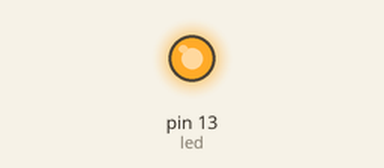
This sketch was run on a simulated Arduino Uno, built with avr-gcc and run on an emulated ATmega328P. On the bench: output pins drawn as LEDs (lit = HIGH).

Above: at 2.0 s.
At 7.0 s:
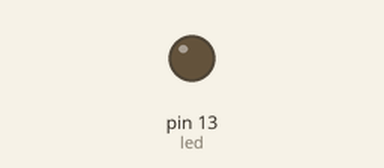
Timing chart, 0 to 9.8 s (numbered marks = the images above):
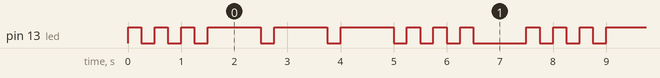

Measured:
- by itself, pin 13 (led): repeats every 7.5 s: 2 × (LOW 0.25 s, HIGH 0.25 s), 3 × (LOW 0.25 s, HIGH 1.0 s), 3 × (LOW 0.25 s, HIGH 0.25 s), LOW 1.0 s, HIGH 0.25 s
- by itself, everything shown: repeats every 7.5 s, in 18 steps

The sketch:

sos_blink.ino
```cpp
/*
  SOS Blink

  Uses a LED to send a SOS message
 */

// Arduino Uno - LED connected to pin 13
int led = 13;

void setup() {
  // Flag the LED pin as an output
  pinMode(led, OUTPUT);
}

void loop() {
  digitalWrite(led, HIGH);    // On
  delay(250);
  digitalWrite(led, LOW);     // Off
  delay(250);

  digitalWrite(led, HIGH);
  delay(250);
  digitalWrite(led, LOW);
  delay(250);

  digitalWrite(led, HIGH);
  delay(250);
  digitalWrite(led, LOW);
  delay(250);

  digitalWrite(led, HIGH);
  delay(1000);
  digitalWrite(led, LOW);
  delay(250);

  digitalWrite(led, HIGH);
  delay(1000);
  digitalWrite(led, LOW);
  delay(250);

  digitalWrite(led, HIGH);
  delay(1000);
  digitalWrite(led, LOW);
  delay(250);

  digitalWrite(led, HIGH);
  delay(250);
  digitalWrite(led, LOW);
  delay(250);

  digitalWrite(led, HIGH);
  delay(250);
  digitalWrite(led, LOW);
  delay(250);

  digitalWrite(led, HIGH);
  delay(250);
  digitalWrite(led, LOW);
  delay(1000);
}
```
